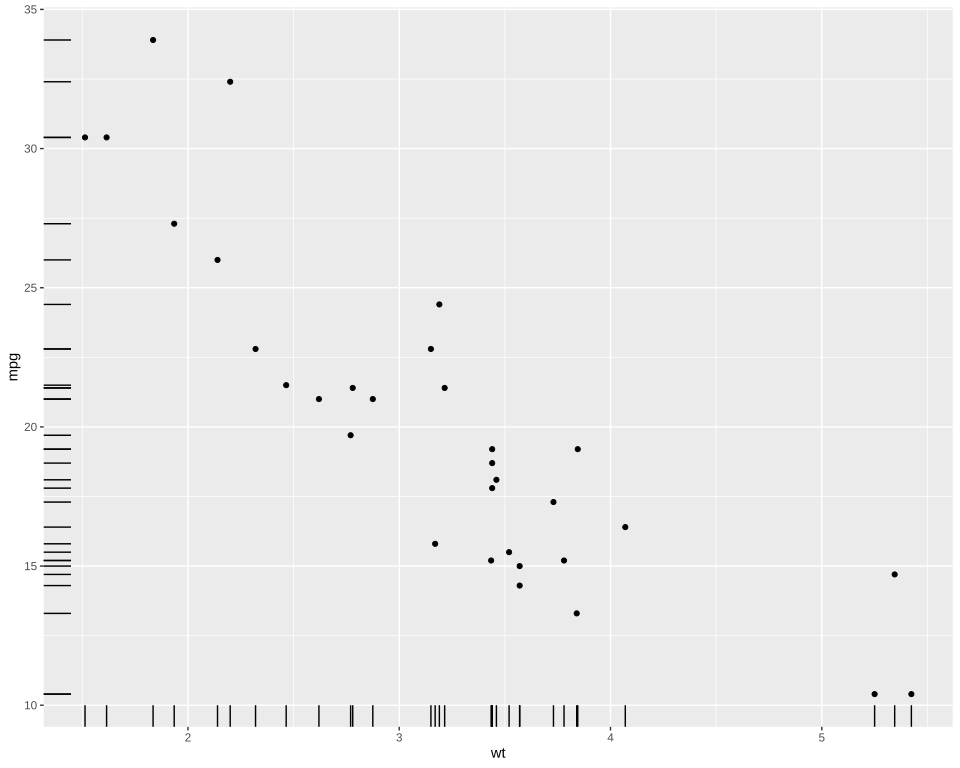

R code for this plot:
# The plot test/golden/rug.svg draws, drawn by ggplot2 itself, as ggplot2's own visual tests draw
# their snapshots: the independent check on that golden whenever it changes. The suite never runs
# this; it needs R, ggplot2 and vdiffr, saved as the Docker image giggly-r:ggplot2-4.0.3. From the
# repository's root:
#
#   docker run --rm -v "$PWD/test/golden":/golden:ro giggly-r:ggplot2-4.0.3 \
#     Rscript /golden/rug.R > rug.ggplot2.svg
#
# and compare the two drawings element by element, as test/golden/line_missing.R does.
#
# The first example on ggplot2's geom_rug reference page: mtcars' points and a rug along the
# bottom and the left, a line 3% of the panel long for each car's weight and mileage.
# First checked with ggplot2 4.0.3 and vdiffr 1.0.9: every element and clip path matches, the x
# axis drawn before the y as in test/golden/point.svg.

library(ggplot2)

plot <- ggplot(mtcars, aes(wt, mpg)) + geom_point() + geom_rug() + theme_gray()

file <- tempfile(fileext = ".svg")
vdiffr::write_svg(plot, file)
cat(readLines(file), sep = "\n")
